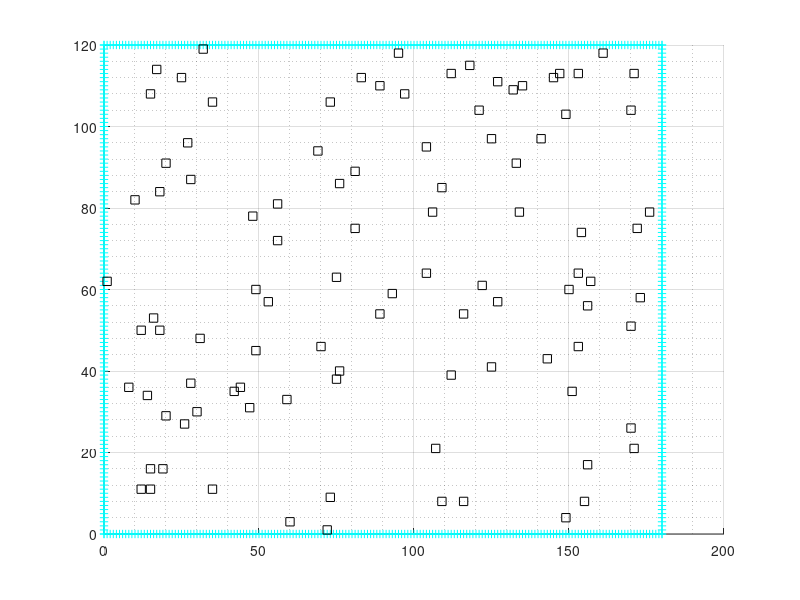

Reproduce this figure in MATLAB.
% Goal for next week is to move robot around obstacle field forever without
% collision and vison cone shown 

% Clear workspace and reinitialize random number generator 
clear;
clf('reset')
rng('shuffle') 

% User defined variables
% Optional manual control 
% Add obstacle size 
xmax = 180;
ymax = 120;
obstacle_count = 100;

% Generate field wall
xwall = 0:xmax;
ywall = 0:ymax;
xmax_vector = xmax*ones(1, ymax+1);
ymax_vector = ymax*ones(1, xmax+1);

% Generate x, y coordiantes of each obstacle 
xcoord = 1:obstacle_count;
ycoord = 1:obstacle_count;
for i = 1:obstacle_count
    xcoord(i) = randi([0,xmax]);
    ycoord(i) = randi([0,ymax]);
end

% Visualize data 
% Increase wall thickness 
hold on
grid on
grid minor
S = 'c+-';
plot(xwall, zeros(1, xmax+1), S);
plot(xwall, ymax_vector, S);
plot(zeros(1, ymax+1), ywall, S);
plot(xmax_vector, ywall, S);
plot(xcoord, ycoord, 'ks')
hold off

% Add virtual boarder for operation area, reject all data outside (can't detect
% wall) based on known positions 

% Generate random start and finish location  

% Find ideal path withought obstacles 

% Place robot on start location with orientation ^, v, <, > 

% Manual control 

% Auto-pilot without prior knowledge of obstacles or learning

% Collect data from test 

% Alert when finished or stuck 


